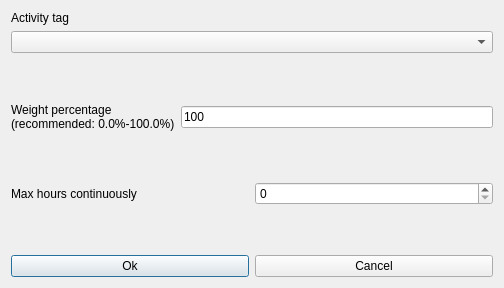
<?xml version="1.0" encoding="UTF-8"?>
<ui version="4.0">
 <class>ModifyConstraintTeachersActivityTagMaxHoursContinuouslyForm_template</class>
 <widget class="QDialog" name="ModifyConstraintTeachersActivityTagMaxHoursContinuouslyForm_template">
  <property name="geometry">
   <rect>
    <x>0</x>
    <y>0</y>
    <width>504</width>
    <height>288</height>
   </rect>
  </property>
  <property name="windowTitle">
   <string extracomment="This is the title of the dialog to modify a constraint of this type">Modify teachers activity tag max hours continuously</string>
  </property>
  <layout class="QGridLayout" name="gridLayout">
   <item row="0" column="0">
    <layout class="QGridLayout">
     <item row="2" column="0">
      <widget class="QLabel" name="activityTagTextLabel">
       <property name="frameShape">
        <enum>QFrame::NoFrame</enum>
       </property>
       <property name="frameShadow">
        <enum>QFrame::Plain</enum>
       </property>
       <property name="text">
        <string>Activity tag</string>
       </property>
       <property name="wordWrap">
        <bool>false</bool>
       </property>
      </widget>
     </item>
     <item row="3" column="0">
      <widget class="QComboBox" name="activityTagsComboBox">
       <property name="editable">
        <bool>false</bool>
       </property>
       <property name="insertPolicy">
        <enum>QComboBox::NoInsert</enum>
       </property>
       <property name="duplicatesEnabled">
        <bool>false</bool>
       </property>
      </widget>
     </item>
    </layout>
   </item>
   <item row="1" column="0">
    <spacer name="spacer7">
     <property name="orientation">
      <enum>Qt::Vertical</enum>
     </property>
     <property name="sizeType">
      <enum>QSizePolicy::Expanding</enum>
     </property>
     <property name="sizeHint" stdset="0">
      <size>
       <width>20</width>
       <height>21</height>
      </size>
     </property>
    </spacer>
   </item>
   <item row="2" column="0">
    <layout class="QHBoxLayout" name="horizontalLayout_2">
     <item>
      <widget class="QLabel" name="weightTextLabel">
       <property name="frameShape">
        <enum>QFrame::NoFrame</enum>
       </property>
       <property name="frameShadow">
        <enum>QFrame::Plain</enum>
       </property>
       <property name="text">
        <string>Weight percentage
(recommended: 0.0%-100.0%)</string>
       </property>
       <property name="wordWrap">
        <bool>false</bool>
       </property>
      </widget>
     </item>
     <item>
      <widget class="QLineEdit" name="weightLineEdit">
       <property name="text">
        <string notr="true">100</string>
       </property>
      </widget>
     </item>
    </layout>
   </item>
   <item row="3" column="0">
    <spacer name="verticalSpacer">
     <property name="orientation">
      <enum>Qt::Vertical</enum>
     </property>
     <property name="sizeHint" stdset="0">
      <size>
       <width>20</width>
       <height>40</height>
      </size>
     </property>
    </spacer>
   </item>
   <item row="4" column="0">
    <layout class="QHBoxLayout" name="horizontalLayout">
     <item>
      <widget class="QLabel" name="maxHoursTextLabel">
       <property name="frameShape">
        <enum>QFrame::NoFrame</enum>
       </property>
       <property name="frameShadow">
        <enum>QFrame::Plain</enum>
       </property>
       <property name="text">
        <string>Max hours continuously</string>
       </property>
       <property name="wordWrap">
        <bool>false</bool>
       </property>
      </widget>
     </item>
     <item>
      <widget class="QSpinBox" name="maxHoursSpinBox"/>
     </item>
    </layout>
   </item>
   <item row="5" column="0">
    <spacer name="verticalSpacer_2">
     <property name="orientation">
      <enum>Qt::Vertical</enum>
     </property>
     <property name="sizeHint" stdset="0">
      <size>
       <width>20</width>
       <height>40</height>
      </size>
     </property>
    </spacer>
   </item>
   <item row="6" column="0">
    <layout class="QHBoxLayout">
     <item>
      <widget class="QPushButton" name="okPushButton">
       <property name="text">
        <string>Ok</string>
       </property>
      </widget>
     </item>
     <item>
      <widget class="QPushButton" name="cancelPushButton">
       <property name="text">
        <string>Cancel</string>
       </property>
      </widget>
     </item>
    </layout>
   </item>
  </layout>
 </widget>
 <layoutdefault spacing="6" margin="11"/>
 <resources/>
 <connections/>
</ui>
